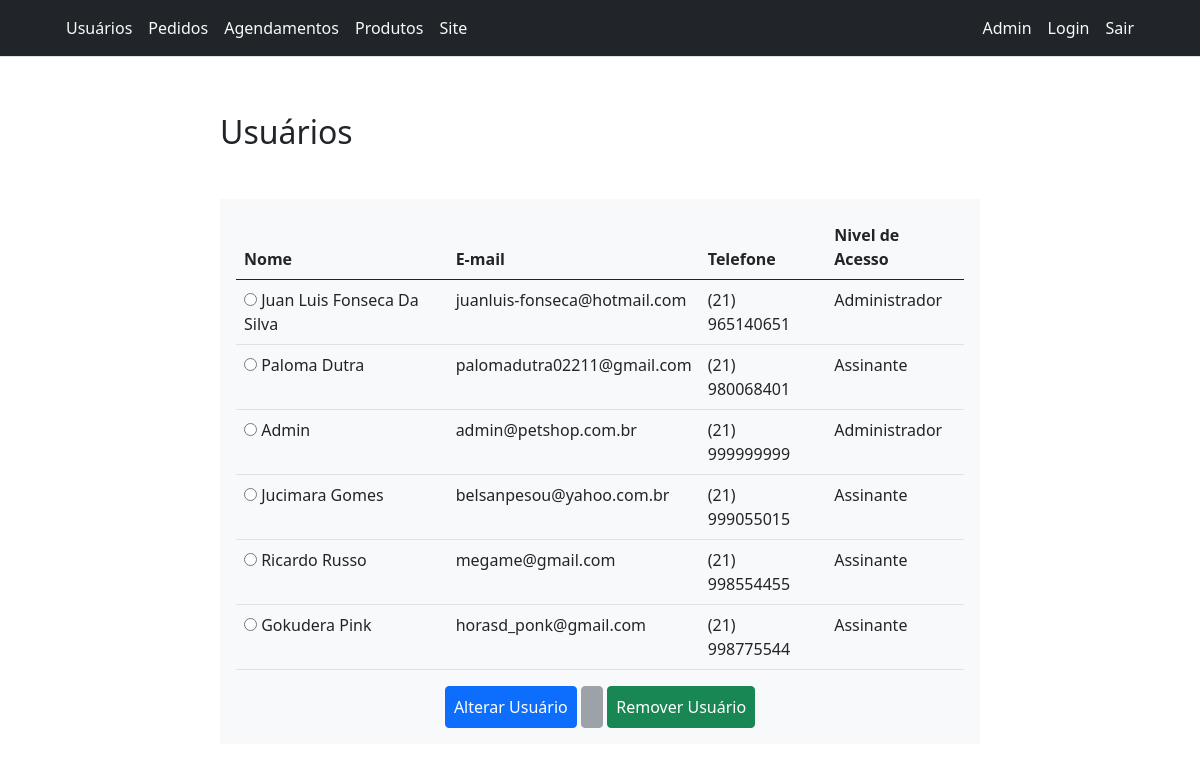
Page /petshop/admin/usuarios.php (signed in) on the committed database.
### tables this page shows
CREATE TABLE `ps_login` (
  `id` int NOT NULL,
  `nome` varchar(50) NOT NULL,
  `email` varchar(70) NOT NULL,
  `senha` varchar(50) NOT NULL,
  `telefone` varchar(20) NOT NULL,
  `endereco` varchar(255) NOT NULL,
  `cpf` varchar(20) NOT NULL,
  `niveis_acesso_id` int NOT NULL,
  `data` varchar(15) NOT NULL
);

### petshop/admin/funcoes/funcoes.php (called while the page is built, shortened)
<?php
	function checkCarrinho($usuario, $conn){
		$sql = "SELECT * FROM `ps_carrinho` WHERE `idLogin` = '$usuario'";
		$dados = mysqli_query($conn, $sql) or die(mysql_error());
		$total = mysqli_num_rows($dados);
		if ($total > 0){
			return true;
		}else{
			return false;
		}
	}
			?>

### petshop/admin/usuarios.php (the view, shortened to what this page needs)
<?php
	include_once "config/conexao.php";
	include_once "funcoes/funcoes.php";
	$sql = "SELECT * FROM `ps_login`";
	$dados = mysqli_query($conn, $sql) or die(mysql_error($conn));
	$tr = mysqli_fetch_assoc($dados);
	if ($_SESSION['usuarioNiveisAcessoId'] != 1){
		header("Location: ../usuario.php");
	}else{
?>
		<!DOCTYPE html>
		<html lang="pt_br">
		<head>
		<link rel="stylesheet" href="contents/css/usuarios.style.css" />
		<link href="https://cdn.jsdelivr.net/npm/bootstrap@5.0.2/dist/css/bootstrap.min.css" rel="stylesheet">
		</head>
		<body>
		<?php include_once "menu.php";  ?>
		<div class="container-fluid">
			<div class="row">
				<div class="col-md-8 mx-auto">
					<div class="p-2">
						<h2 class="mt-5 mb-5" >Usuários</h2>
							<div class="bg-light p-3">
								<form method="POST" >
									<table class="table">
										<thead>
											<tr>
												<th class="cell">Nome</th>
												<th class="cell">E-mail</th>
												<th class="cell">Telefone</th>
												<th class="cell">Nivel de Acesso</th>
											</tr>
										</thead>
										<tbody>
										<?php
											if($tr > 0) {
												while($linha = mysqli_fetch_assoc($dados)){
													if($linha['niveis_acesso_id'] == 1){
														$linha['niveis_acesso_id'] = "Administrador";
													}else{
														$linha['niveis_acesso_id'] = "Assinante";
													}
										?>
											<tr>
												<td class="cell" data-title="Nome">
													<input type="radio" name="idLogin" value="<?=$linha['id']?>">
													<?=$linha['nome']?>
												</td>
												<td class="cell" data-title="E-mail" >
													<?=$linha['email']?>
												</td>
												<td class="cell" data-title="Telefone" >
													<?=$linha['telefone']?>
												</td>
												<td class="cell" data-title="Nível de Acesso" >
													<?=$linha['niveis_acesso_id']?>
												</td>
											</tr>
										<?php
												}
											}
										?>
										</tbody>
									</table>
									<div class="d-flex flex-row justify-contents-center">
										<div class="mx-auto">
											<button class="btn btn-primary p-2" formaction="alterar-usuario.php" value="2">
												Alterar Usuário
											</button>
											<button class="btn btn-secondary p-2" name="button" disabled>
											</button>
											<button class="btn btn-success p-2" name="button" value="3">
												Remover Usuário
											</button>
										</div>
									</div>
								</form>
							</div>
					</div>
				</div>
			</div>
		</div>
		</body>
		</html>
<?php
	}
?>

### petshop/admin/contents/css/usuarios.style.css (style rules this page uses)
html, body { height: 100%; }
body { background-image: url('../images/dogao.png'); background-size: cover; background-repeat: no-repeat; }

### rows in the picture
ps_login: nome "Juan Luis Fonseca Da Silva", email "juanluis-fonseca@hotmail.com", telefone "(21) 965140651", niveis_acesso_id "Administrador"
ps_login: nome "Paloma Dutra", email "palomadutra02211@gmail.com", telefone "(21) 980068401", niveis_acesso_id "Assinante"
ps_login: nome "Admin", email "admin@petshop.com.br", telefone "(21) 999999999", niveis_acesso_id "Administrador"
ps_login: nome "Jucimara Gomes", email "belsanpesou@yahoo.com.br", telefone "(21) 999055015", niveis_acesso_id "Assinante"
ps_login: nome "Ricardo Russo", email "megame@gmail.com", telefone "(21) 998554455", niveis_acesso_id "Assinante"
ps_login: nome "Gokudera Pink", email "horasd_ponk@gmail.com", telefone "(21) 998775544", niveis_acesso_id "Assinante"

### other values in the picture
$_SESSION['usuarioNome'] "Admin"
